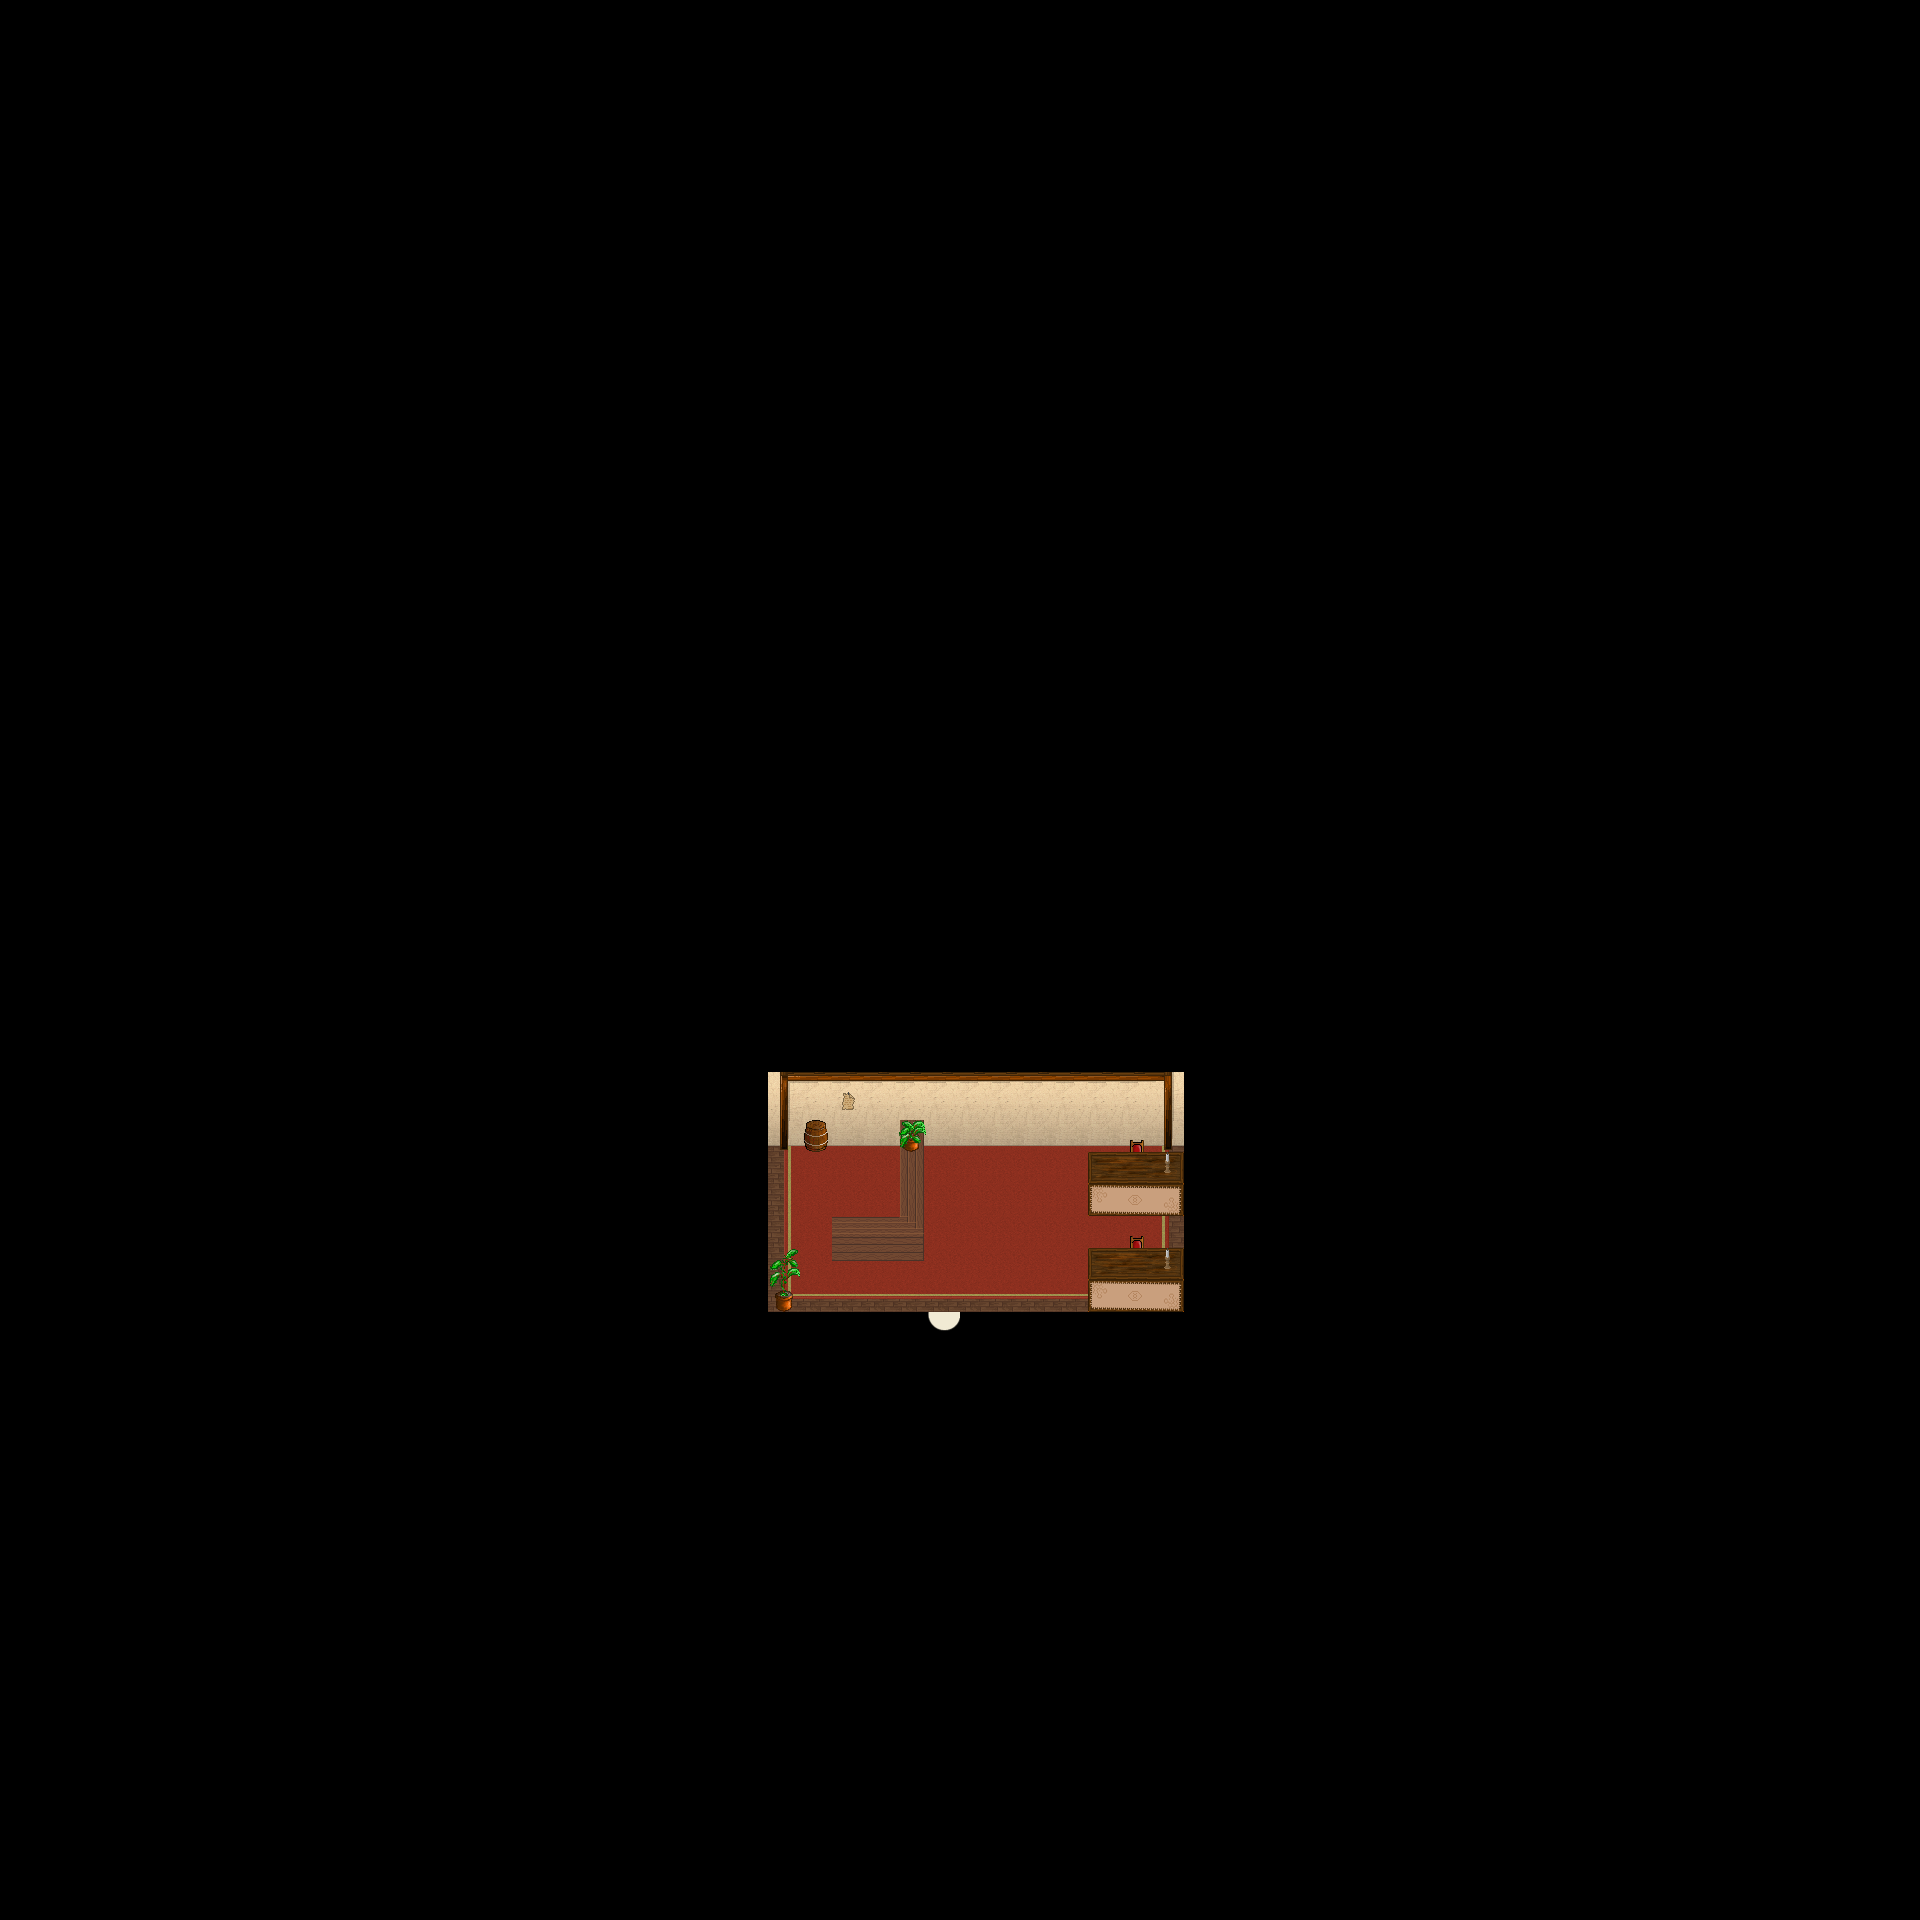

This game map was drawn from its Tiled (.tmx) file and the tilesets committed beside it. A one-line description and the trimmed map source follow:
An orthogonal 60x60 tile map with 32x32 px tiles, 7 tile layers (Ground, Ground, Ground, Ground, ...), 1 hidden layer not drawn, 6 tilesets and 2 objects (SCRIPT, WARP).

<map version="1.0" orientation="orthogonal" width="60" height="60" tilewidth="32" tileheight="32">
 <properties>
  <property name="music" value="faith.ogg" />
 </properties>
 <tileset firstgid="1" name="collision1_32_32" tilewidth="32" tileheight="32">
  <image source="../graphics/tiles/collision1_32_32.png" width="1024" height="1024" />
 </tileset>
 <tileset firstgid="1025" name="indoor3_32_32" tilewidth="32" tileheight="32">
  <image source="../graphics/tiles/indoor3_32_32.png" width="1024" height="1024" />
 </tileset>
 <tileset firstgid="2049" name="indoor2_32_32" tilewidth="32" tileheight="32">
  <image source="../graphics/tiles/indoor2_32_32.png" width="1024" height="1024" />
 </tileset>
 <tileset firstgid="3073" name="indoor2_32_64" tilewidth="32" tileheight="64">
  <image source="../graphics/tiles/indoor2_32_64.png" width="1024" height="1024" />
 </tileset>
 <tileset firstgid="3585" name="indoor2_32_96" tilewidth="32" tileheight="96">
  <image source="../graphics/tiles/indoor2_32_96.png" width="1024" height="960" />
 </tileset>
 <tileset firstgid="3905" name="indoor1_32_64" tilewidth="32" tileheight="64">
  <image source="../graphics/tiles/indoor1_32_64.png" width="1024" height="1024" />
 </tileset>
 <layer name="Ground" width="60" height="60">
  <data>[3600 cells, 3600 non-empty, 11 distinct tile ids]</data>
 </layer>
 <layer name="Ground" width="60" height="60">
  <data>[3600 cells, 39 non-empty, 7 distinct tile ids]</data>
 </layer>
 <layer name="Ground" width="60" height="60">
  <data>[3600 cells, 17 non-empty, 10 distinct tile ids]</data>
 </layer>
 <layer name="Ground" width="60" height="60">
  <data>[3600 cells, 1 non-empty, 1 distinct tile ids]</data>
 </layer>
 <layer name="Fringe" width="60" height="60">
  <data>[3600 cells, 3 non-empty, 2 distinct tile ids]</data>
 </layer>
 <layer name="Over" width="60" height="60">
  <data>[3600 cells, 6 non-empty, 3 distinct tile ids]</data>
 </layer>
 <layer name="Over" width="60" height="60">
  <data>[3600 cells, 2 non-empty, 1 distinct tile ids]</data>
 </layer>
 <layer name="Collision" width="60" height="60" visible="0">
  <data>[3600 cells, 3546 non-empty, 1 distinct tile ids]</data>
 </layer>
 <objectgroup name="Object" width="60" height="60">
  <object name="External Map Events" type="SCRIPT" x="0" y="0">
   <properties>
    <property name="FILENAME" value="scripts/maps/iw-nelaro-house09-o00-o00-o00.lua" />
   </properties>
  </object>
  <object name="Warp to city" type="WARP" x="928" y="1312" width="32" height="32">
   <properties>
    <property name="DEST_MAP" value="ow-o0000-n0004-o0000" />
    <property name="DEST_X" value="2896" />
    <property name="DEST_Y" value="4176" />
   </properties>
  </object>
 </objectgroup>
</map>
